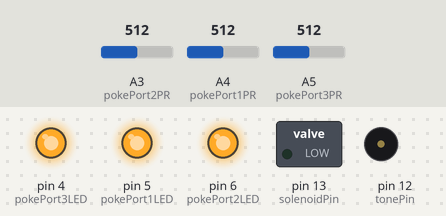
A sketch run on a simulated Arduino Uno, built with avr-gcc and run on an emulated ATmega328P. Shown: switched loads named in the sketch (green lamp = pin HIGH), output pins drawn as LEDs (lit = HIGH), buzzer (waves = sounding). The test bench sets the inputs (shaded band); at power-on: A3 (pokePort2PR) = 512, A4 (pokePort1PR) = 512, A5 (pokePort3PR) = 512. What the sketch prints to the serial monitor is not drawn.

Above: at 0.05 s.
Timing chart, 0 to 3.3 s (numbered marks = the images above):
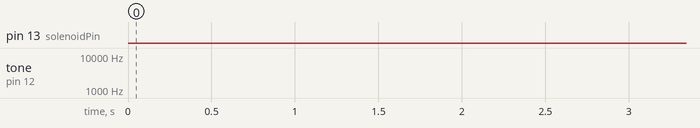

The sketch:

CogFlex1.ino
```cpp
/*
  For day 1 of reversal learning task training
  Rewards all nose pokes :)
  Dropped stepper motor for solenoid with liquid reward
  Written 22-04-18 by Sedona Ewbank
  Updated 22-06-14 with right arrangement of sides of ports
  Updated 23-04-17 to have tone and refractory period after reward
*/

int count = 0;
int rewardCount = 0;

//Only using 3 ports - from rat's view, Left is Port 1, Center is 2, and Right is 3...
//Analog pins for poke hole photoresistors
int pokePort1PR=A4; //left - prints first
int pokePort2PR=A3; // middle - prints second
int pokePort3PR=A5; // right - prints third

//LED lights for poke holes
int pokePort1LED=5;
int pokePort2LED=6;
int pokePort3LED=4;

// Tone settings
int tonePin = 12;
int toneFreq = 5000;
int toneFreq2 = 9000;

//Initializing variable for photoresistor readings
int pokePort1PR_val = 100;
int pokePort2PR_val = 100;
int pokePort3PR_val = 100;

//True or false - animal currently poking hole
int pokePort1_poke = 0;
int pokePort2_poke = 0;
int pokePort3_poke = 0;

//Initializing for poke scaling
long pokePort1_scale = 100;
long pokePort2_scale = 100;
long pokePort3_scale = 100;

//other variables
int threshold = 85; //poke photoresistor threshold
int nPokesTotal = 0;
int nRewards = 0;
int pokeSampleRate=100; //milliseconds between timepoints for sensing nose pokes
unsigned long currentMillis = 0;
unsigned long previousMillis = 0;
unsigned long previousUpdateMillis = 0;
unsigned long lastRewardMillis = 0;

//Solenoid pin and reward time
int solenoidPin = 13;
int rewardTime = 400;
int refractory = 800;

void setup() {
  Serial.begin(9600);
  pinMode(pokePort1PR, INPUT);
  pinMode(pokePort2PR, INPUT);
  pinMode(pokePort3PR, INPUT);
  pinMode(pokePort1LED, OUTPUT);
  pinMode(pokePort2LED, OUTPUT);
  pinMode(pokePort3LED, OUTPUT);
  pinMode(solenoidPin,OUTPUT);
  //digitalWrite(solenoidPin,LOW);
  digitalWrite(pokePort1LED, HIGH);
  digitalWrite(pokePort2LED, HIGH);
  digitalWrite(pokePort3LED, HIGH);

}

void loop() {
  currentMillis = millis();
  readPokes();
}


void readPokes() {
  pokePort1PR_val = abs(analogRead(pokePort1PR));
  pokePort2PR_val = abs(analogRead(pokePort2PR));
  pokePort3PR_val = abs(analogRead(pokePort3PR));
  if (100*pokePort1PR_val/pokePort1_scale < 75){
    pokePort1_poke=1;
  } else {
    pokePort1_poke=0;
  }
  if (100*pokePort2PR_val/pokePort2_scale < 75){
    pokePort2_poke=1;
  } else {
    pokePort2_poke=0;
  }
  if (100*pokePort3PR_val/pokePort3_scale < 75){
    pokePort3_poke=1;
  } else {
    pokePort3_poke=0;
  }
  if (currentMillis - previousUpdateMillis >= pokeSampleRate) {
    Serial.print(currentMillis);
    Serial.print(",");
    //Serial.print(100*pokePort1PR_val/pokePort1_scale);
    //Serial.print(",");
    //Serial.print(100*pokePort2PR_val/pokePort2_scale);
    //Serial.print(",");
    //Serial.print(100*pokePort3PR_val/pokePort3_scale);
    //Serial.print(",");
    Serial.print(pokePort1_poke);
    Serial.print(",");
    Serial.print(pokePort2_poke);
    Serial.print(",");
    Serial.print(pokePort3_poke);
    Serial.print(",");
    Serial.println(nRewards);
    previousUpdateMillis = millis();
    if (count<5){
      count=count+1;
    } else if (count<6){
      count=count+1;
      pokePort1_scale=pokePort1PR_val;
      pokePort2_scale=pokePort2PR_val;
      pokePort3_scale=pokePort3PR_val;
    } else if (count<30){
      count=count+1;
      pokePort1_scale=pokePort1PR_val+pokePort1_scale;
      pokePort2_scale=pokePort2PR_val+pokePort2_scale;
      pokePort3_scale=pokePort3PR_val+pokePort3_scale;
    } else if (count<31){
      count=50;
      pokePort1_scale=pokePort1_scale/25;
      pokePort2_scale=pokePort2_scale/25;
      pokePort3_scale=pokePort3_scale/25;
    }
    if (pokePort1_poke==1){
      rewardCount=0;
      reward();
    }
    if (pokePort2_poke==1){
      rewardCount=0;
      reward();
    }
    if (pokePort3_poke==1){
      rewardCount=0;
      reward();
    }
  }
}

void reward() {
  currentMillis=millis();
  if (currentMillis<5000){
    //do nothing
  } else if ((rewardCount==0) & (currentMillis-lastRewardMillis > 200)){
      currentMillis=millis();
      tone(tonePin,toneFreq);
      delay(50);
      noTone(tonePin);
      digitalWrite(solenoidPin,HIGH);
      //tone(tonePin,toneFreq);
      delay(rewardTime);
      //noTone(tonePin);
      digitalWrite(solenoidPin,LOW);
      nRewards = nRewards + 1;
      rewardCount=1;
      delay(refractory);
      lastRewardMillis=millis();
  }
}
```

Measured:
- by itself, pin 13 (solenoidPin): LOW → HIGH at 5.1 s, → LOW 0.40 s later, → HIGH 1.1 s later, → LOW 0.40 s later, … (172 changes in this stretch)
